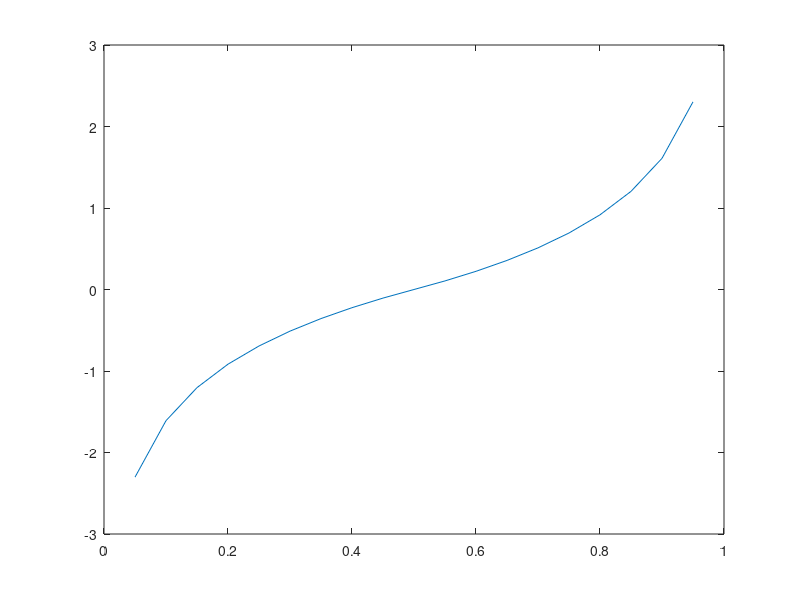

Write MATLAB code to recreate this figure.
% http://www.dayah.com/periodic/
% http://en.wikipedia.org/wiki/Molecular_mass
% http://en.wikipedia.org/wiki/Hydrogen_sulfide
Mu=1.66053886e-27 % kg or 6.022e-23g (?)   molecular unit mass
MH=1.0079     % u: Mass of hydrogen atom
MH2=2*MH
mH2=Mu*MH2
MS=32.065     % u: Mass of sulfur
MH2S=2*MH+MS %=: mass of hydrogen sulfide
mH2S=Mu*MH2S %=: mass of hydrogen sulfide
MNi=58.693
mNi=MNi*Mu %=: mass of nickel
mH2=3.34731424e-27  % kg: mass of H2 molecule
mH2S=5.659428616e-26 % kg: mass of H2S molecule

k=1.38066e-23 %J/K: =8.617385e-5V/K  Boltzman constant
T=300 % K: temperature
% molecular velocity:

m=mH2
v=(8.0*k*T/(pi*m))^.5

m=mH2S
v=(8.0*k*T/(pi*m))^.5

%Number of molecules: PV = NkT: N=PV/kT
P=1e5 % Pa
Dnm=10 % nm: domain size in nano-meters
D=Dnm*1e-9 % m: domain size in meters
V=(D)^3 % m^3: domain volume 

N=P*V/(k*T) %=2.4e7: 20 million in 1000nm cube

% molecule sizes:
d=3.0e-10 %m: average molecule size 

% Avarage separation:
l=(V/N)^(1/3) %=3.5e-9=35.0e-10

l/d %=11.533

% COLLISION: 
% MOLECULS BOUNCE:
% In the center of mass frame:
% Momentum:
% mA2*vA2 + mB2*vB2 = 0  
% Energy:
% mA1*vA1^2 + mB1*vB1^2 = 2*K1 = mA2*vA2^2 + mB2*vB2^2
% from momentum: 
% vB2=-vA2*mA2/mB2
% from energy:
% mA2*vA2^2 + mB2*(-vA2*mA2/mB2)^2 = 2*K1
% vA2 = (2*K1/(mA2 + mA2^2/mB2))^0.5 = (2*K1/(mA2*(1+mA2/mB2)))^0.5
% STICK TOGETHER: 
% mA1+mA2=m2
% Momentum:
% m2*v2 = 0
% Energy:
% K1 = 0
% Internal energy of the molecule is increased by: dE=K1
%
% http://en.wikipedia.org/wiki/Kinetic_theory
% the number of atomic or molecular collisions with a wall of a container per unit area per unit time:
% n=0.25*N/V*Vav = 0.25*rho/m*Vav  (1)
% Vav=(8*k*T/(pi*m))^0.5 = average molecular velocity
% Also:
% http://www.seas.upenn.edu/~waddavi/old/education/courses/chem101/kineticmoleculartheory.pdf
% PV = 1/3*N*m*Vav^2
% P= 1/3*rho*Vav^2
% We can rewrite (1) in terms of pressure as:
% n=0.25*3*P*Vav^(-2)*Vav/m = 0.75*P/(Vav*m)

% Distribution on the energy levels:
X=-5.0:0.1:5.0
n=length(X)
Y=zeros(1,n);
for i=1:n
	Y(i)=1.0-exp(-abs(X(i)));
	if X(i)<0.0
		Y(i)=-Y(i);
	end
end
plot(X,Y)
Y=0.0:0.05:1.0
n=length(Y)
X=zeros(1,n);
for i=1:n
	if Y(i)<=0.5
		y=2*Y(i);
		X(i)=log(y);
	else
		y=1.0-2.0*(Y(i)-0.5);
		X(i)=-log(y);
	end
end
plot(Y,X)
